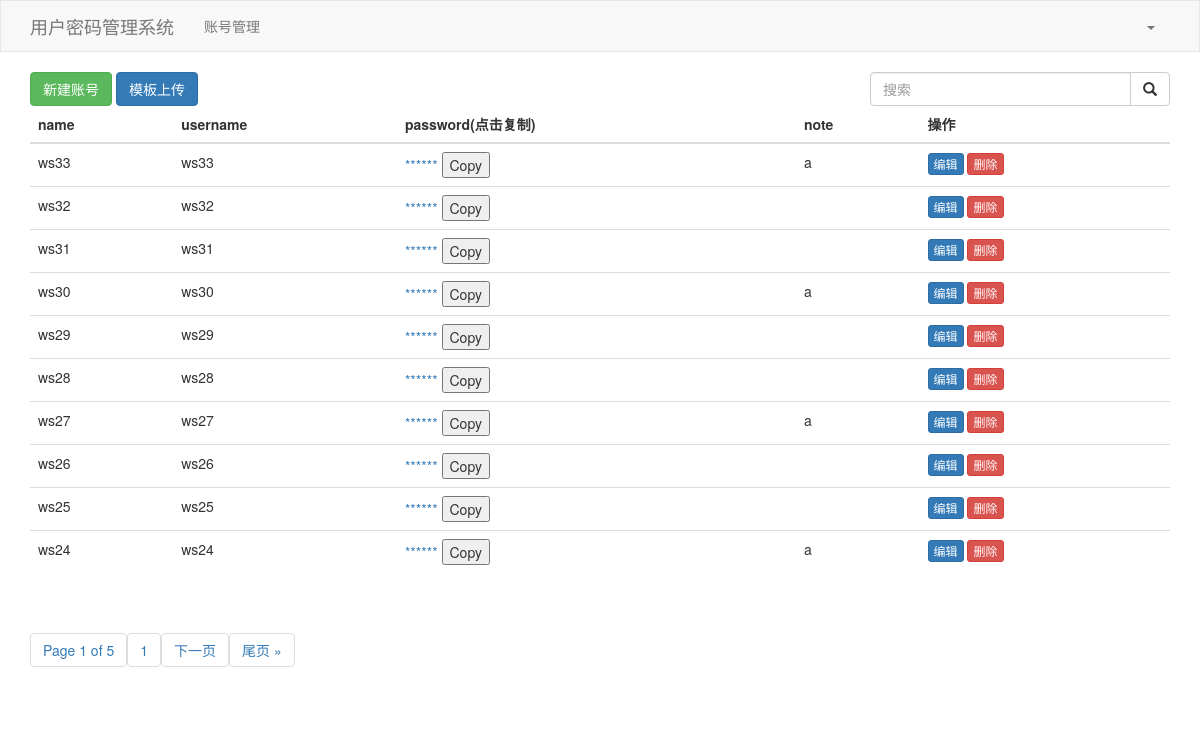
Screenshot of /account/ with the database file from the repository.
### accountStorage/models.py (models this page shows, shortened)
class AccountPassword(models.Model):
    name = models.CharField(verbose_name="名称", max_length=32)
    username = models.CharField(verbose_name="用户名", max_length=32)
    password = models.CharField(verbose_name="密码", max_length=128)
    note = models.CharField(verbose_name="备注", max_length=128, blank=True, null=True)

### accountStorage/views.py (the view)
# urls.py: path('', views.account_list, name='account_list'),
def account_list (request):
    data = {}
    search_data = request.GET.get('search', "")
    if search_data:
        data["username__contains"] = search_data
    form = UserModelForm()
    data_list = AccountPassword.objects.filter(**data).order_by("-id")
    paginator = Paginator(data_list, 10)
    page_number = request.GET.get('page')
    page_obj = paginator.get_page(page_number)
    keys = AccountPassword._meta.fields
    keys_list = [keys[i].name for i in range(len(keys))]
    context = {
        "title": "账号列表",
        "search_data": search_data,
        "key_list": keys_list,
        "data_list": data_list,
        "page_obj": page_obj,
        "form": form,
        "excel_url": "/media/excel/account.xlsx",
    }
    return render(request, 'accountStorage/account.html', context)

### accountStorage/forms.py
class UserModelForm(BootstrapModelForm):
    password = forms.CharField(widget=forms.PasswordInput())
    class Meta:
        model = AccountPassword
        fields = ["name", "username", "password", "note"]

### accountStorage/templates/accountStorage/account.html (shortened to what this page needs)
{% extends 'accountStorage/layout.html' %}
{% block content %}
    <button id="btnAdd" type="button" class="btn btn-success">新建账号</button>
    <button type="button" class="btn btn-primary" data-toggle="modal" onclick="UploadEvent()">模板上传</button>
    <div style="float: right;width: 300px">
        <form method="get">
            <div class="input-group">
                <input type="text" class="form-control" placeholder="搜索" name="search" value="{{ search_data }}"/>
                <span class="input-group-btn">
                <button class="btn btn-default" type="submit">
                    <span class="glyphicon glyphicon-search" aria-hidden="true"></span>
                </button>
                </span>
            </div>
        </form>
    </div>
    <div class="bs-example" data-example-id="hoverable-table">
        <table class="table table-hover">
            <thead>
            <tr>
                {% for key in key_list %}
                    {% if key == 'password' %}
                        <th>{{ key }}(点击复制)</th>
                    {% elif key != 'id' %}
                        <th>{{ key }}</th>
                    {% endif %}
                {% endfor %}
                <th>操作</th>
            </tr>
            </thead>
            <tbody>
            {% for data in page_obj %}
                <tr>
                    <td>{{ data.name }}</td>
                    <td>{{ data.username }}</td>
                    <td><a onclick="myFun(this)">{{ data.password | pluralize:"******" }}</a>
                    <button onclick="copyToClip('{{ data.password }}')"> Copy </button></td>
                    <td>{{ data.note }}</td>
                    <td>
                        <a uid="{{ data.id }}" class="btn btn-primary btn-xs btn-edit">编辑</a>
                        <a uid="{{ data.id }}" class="btn btn-danger btn-xs btn-delete">删除</a>
                    </td>
                </tr>
            {% endfor %}
            </tbody>
        </table>
    </div>
    <div class="pagination">
    <span class="step-links">
    <nav aria-label="Page navigation">
    <ul class="pagination">
    <li>
        <span class="current">
            Page {{ page_obj.number }} of {{ page_obj.paginator.num_pages }}
        </span>
        <a href="?page={{ page_obj.start_index }}&search={{ search_data }}">{{ page_obj.number }}</a>
        {% if page_obj.has_next %}
            <a href="?page={{ page_obj.next_page_number }}&search={{ search_data }}">下一页</a>
            <a href="?page={{ page_obj.paginator.num_pages }}&search={{ search_data }}">尾页 &raquo;</a>
        {% endif %}
    </li>
    </ul>
    </nav>
    </span>
    </div>
{% endblock %}

### rows the page displays
AccountPassword: name "ws33", username "ws33", password|pluralize "******", note "a"
AccountPassword: name "ws32", username "ws32", password|pluralize "******"
AccountPassword: name "ws31", username "ws31", password|pluralize "******"
AccountPassword: name "ws30", username "ws30", password|pluralize "******", note "a"
AccountPassword: name "ws29", username "ws29", password|pluralize "******"
AccountPassword: name "ws28", username "ws28", password|pluralize "******"
AccountPassword: name "ws27", username "ws27", password|pluralize "******", note "a"
AccountPassword: name "ws26", username "ws26", password|pluralize "******"
AccountPassword: name "ws25", username "ws25", password|pluralize "******"
AccountPassword: name "ws24", username "ws24", password|pluralize "******", note "a"

### other values shown
{{ key }} "name" "username" "note"
{{ key }} "password"
{{ page_obj.number }} "1"
{{ page_obj.paginator.num_pages }} "5"
